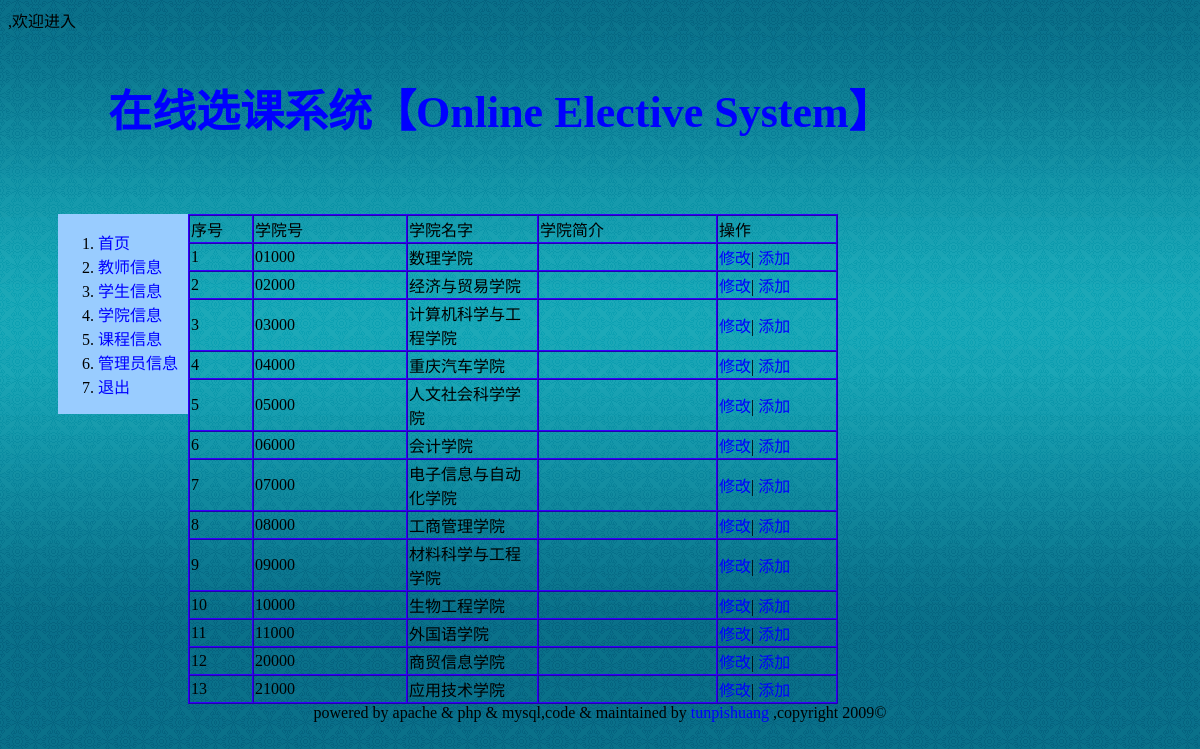
The page /info_dept.php on the database its author committed.
### tables this page shows
CREATE TABLE `dept`  (
  `id` int(11) NOT NULL AUTO_INCREMENT,
  `did` varchar(10) NOT NULL,
  `dname` varchar(40) NULL DEFAULT NULL,
  `dinfo` text NULL,
  PRIMARY KEY (`id`) USING BTREE,
  UNIQUE INDEX `id`(`id`) USING BTREE,
  UNIQUE INDEX `did`(`did`) USING BTREE
);

### info_dept.php (the view, shortened to what this page needs)
<!DOCTYPE html PUBLIC "-//W3C//DTD XHTML 1.0 Transitional//EN" "http://www.w3.org/TR/xhtml1/DTD/xhtml1-transitional.dtd">
<html xmlns="http://www.w3.org/1999/xhtml">
<head>
<link href="css/style.css" rel="stylesheet" type="text/css" />
</head>
<body>
<div id="container">
	<?php echo $_SESSION["name"]?>,欢迎进入
	<?php include("header.php")?>
		<?php include("nav_admin.php")?>
    	<div id="main">
        <table width="650" border="1" cellspacing="0">
      <tr>
        <td width="60">序号</td>
        <td width="150">学院号</td>
        <td width="127">学院名字</td>
        <td width="175">学院简介　</td>
        <td width="116">操作</td>
      </tr>
      <?php
      $query = "Select count(*) as course_num from dept";
      $result = mysql_query($query);
      list($course_num)=mysql_fetch_array($result);
      $query = "Select * from dept";
      $result = mysql_query($query);
      for($i=0;$i<$course_num;$i++) {
          list($id,$did,$dname,$dinfo)=mysql_fetch_array($result);
          echo "
		  <tr>
			  <td>".$id."</td>
			  <td>".$did." </td>
			  <td>".$dname. "</td>
			  <td>".$dinfo ."</td>
			  <td><a href=\"dept_modify.php?dept_id=".$did."\">修改</a>|
				  <a href=\"dept_add.php\">添加</a></td>
		  </tr>";
      }
    ?>
    </table>
    </div>
</div id="footer">
        <?php include("footer.php")?>
</body>
</html>

### header.php
<div id="header"><p>在线选课系统【Online Elective System】</p></div>

### nav_admin.php
<div id="nav">
    <ol>
        <li><a href="index_admin.php">首页</a></li>
        <li><a href="info_teacher.php">教师信息</a></li>
        <li><a href="info_student.php">学生信息</a></li>
        <li><a href="info_dept.php">学院信息</a></li>
        <li><a href="info_course.php">课程信息</a></li>
        <li><a href="info_admin.php">管理员信息</a></li>
        <li><a href="logout.php">退出</a></li>
    </ol>
</div>

### footer.php
<div id="footer"><p>powered by apache &amp; php & mysql,code & maintained by <a href="http://techguru.cn" target="_blank">tunpishuang</a> ,copyright 2009&copy; </p></div>

### css/style.css (style rules this page uses)
body { background-image:url(../img/blue.gif); background-repeat:repeat-x; }
a:link { color:#00F; text-decoration:none; }
#container { width:960px; margin:0,100px; }
#header { text-aligh:right; font-size: 44px; font-weight: bolder; font-variant: normal; color: #00F; }
#header p { text-aligh:right; margin-left:100px; }
#nav { margin-top:30px; margin-left:50px; float:left; background-color:#9CF; width:130px; }
#nav li { list-style:decimal; }
#main { margin-top:30px; float:left; margin-left:0px; }
#main table { border-width:1px; border-color:#30F; }
#main table tr td { border-width:1px; border-color:#30F; }
#footer { clear:both; width:inherit; text-align:center; margin-top:300px; }

### rows shown on the page
dept: id "1", did "01000", dname "数理学院"
dept: id "2", did "02000", dname "经济与贸易学院"
dept: id "3", did "03000", dname "计算机科学与工程学院"
dept: id "4", did "04000", dname "重庆汽车学院"
dept: id "5", did "05000", dname "人文社会科学学院"
dept: id "6", did "06000", dname "会计学院"
dept: id "7", did "07000", dname "电子信息与自动化学院"
dept: id "8", did "08000", dname "工商管理学院"
dept: id "9", did "09000", dname "材料科学与工程学院"
dept: id "10", did "10000", dname "生物工程学院"
dept: id "11", did "11000", dname "外国语学院"
dept: id "12", did "20000", dname "商贸信息学院"
dept: id "13", did "21000", dname "应用技术学院"
